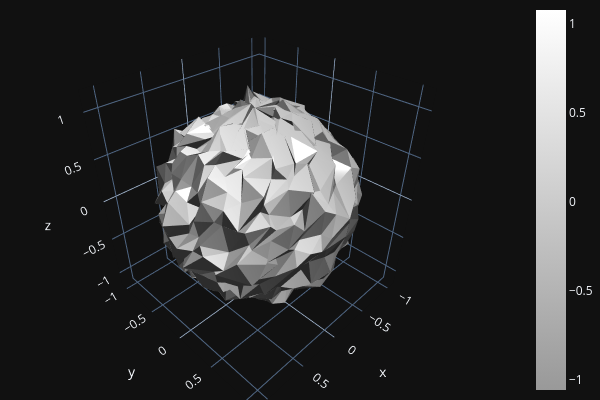

Write notebook code for a chart like this one.
### Code cell
o3d.visualization.draw_plotly(
    [noisy_mesh]
)

### Figure 1 — Plotly figure (JSON) as saved in the notebook; plotly's stock layout.template omitted (floating-point values rounded to 4 significant figures; data arrays with more than 128 entries replaced by an {"elided": "..."} marker saying what was removed)
{"data": [{"colorscale": [[0, "rgb(153, 153, 153)"], [1.0, "rgb(255,255,255)"]], "flatshading": true, "i": {"elided": "1520 int values"}, "intensity": {"elided": "762 float values"}, "j": {"elided": "1520 int values"}, "k": {"elided": "1520 int values"}, "lighting": {"ambient": 0.18, "diffuse": 1, "facenormalsepsilon": 1e-15, "fresnel": 0.1, "roughness": 0.05, "specular": 1, "vertexnormalsepsilon": 1e-15}, "lightposition": {"x": 100, "y": 200, "z": 0}, "x": {"elided": "762 float values"}, "y": {"elided": "762 float values"}, "z": {"elided": "762 float values"}, "type": "mesh3d"}], "layout": {"height": 400, "margin": {"b": 0, "l": 0, "r": 0, "t": 0}, "showlegend": false, "width": 600, "scene": {"camera": {"center": {"x": 0, "y": 0, "z": 0}, "up": {"x": 0, "y": 0, "z": 1}}}}}
